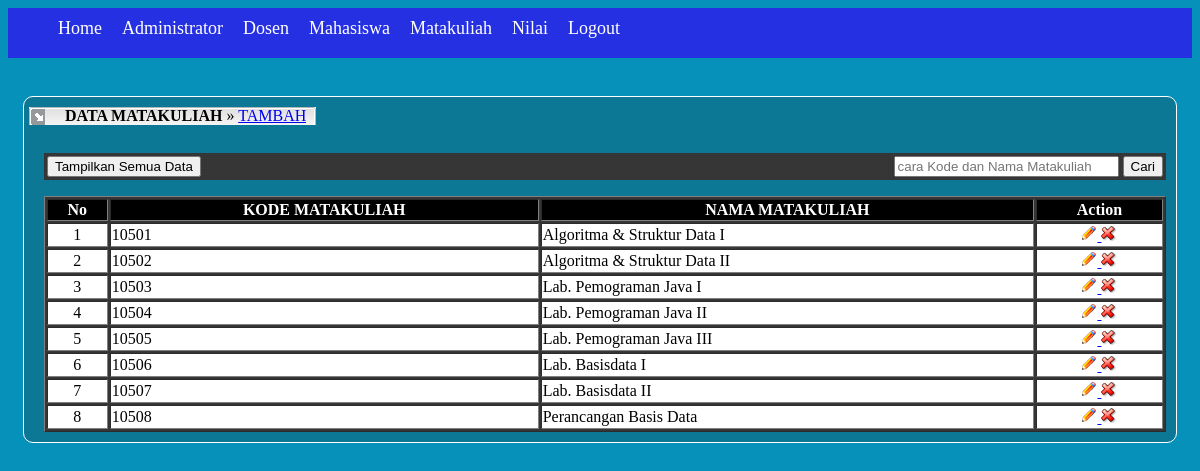
Page /admin/index.php?page=matakuliah/view (signed in) on the committed database.
### tables this page shows
CREATE TABLE IF NOT EXISTS `matakuliah` (
  `kode_mtkul` varchar(10) NOT NULL,
  `nama_mtkul` varchar(100) NOT NULL,
  PRIMARY KEY (`kode_mtkul`)
);

### includes/classes.php (called while the page is built, shortened)
<?php
class Database {
    private $server = "localhost";
    private $username = "root";
    private $password = "admin";
    private $dbName = "nilaionline148";
    function getDriverConnection() {
        $mysqli = new mysqli($this->server, $this->username, $this->password, $this->dbName);
        return $mysqli;
    }
}
class Matakuliah {
    private $tableName = "matakuliah";
    function tampilSemuaData() {
        $db = new Database();
        $mysqli = $db->getDriverConnection();
        $sql = new perintahSQL();
        $query = $sql->getPerintahSelectAll($this->tableName);
        try {
            $result = mysqli_query($mysqli, $query);
            if ($result === FALSE) {
                throw new Exception("Failed Show Data : " . $mysqli->error);
            } else {
                while ($rows = mysqli_fetch_array($result)) {
                    $data[] = $rows;
                }
            }
        } catch (Exception $ex) {
            echo "$ex->getMessage()";
        }
        return $data;
    }
}
class PerintahSQL {
    function getPerintahSelectAll($table) {
        return "select * from $table";
    }
}
?>

### admin/matakuliah/view.php (the view, shortened to what this page needs)
<?php
include_once '../../includes/classes.php';
?>
<div class="header">
    <div class="header-navigation">
        <div id="left-header">&emsp;</div>
        <div id="center-header"> &emsp; <b>DATA MATAKULIAH</b> &raquo; <a href="?page=matakuliah/insert">TAMBAH</a></div>
        <div id="right-header">&emsp;</div>
    </div>
</div>
<br><br>
<div id="navigation-search">
    <form method="POST" enctype="multipart/form-data">
        <table border="0" width="100%">
            <thead>
                <tr>
                    <th align="left">
                        <input type="submit" value="Tampilkan Semua Data" name="sb" />
                    </th>
                    <th align="right">
                        <input type="text" name="txtCari" value="" size="25"
                               placeholder="cara Kode dan Nama Matakuliah"/>
                        <input type="submit" value="Cari" name="sb" />
                    </th>
                </tr>
            </thead>
        </table>
    </form>
</div>
<div class="menu-content">
    <table border="1" width="100%">
        <thead>
            <tr>
                <th align="center">No</th>
                <th>KODE MATAKULIAH</th>
                <th>NAMA MATAKULIAH</th>
                <th align="center">Action</th>
            </tr>
        </thead>
        <tbody>
            <?php
            $mtk = new Matakuliah();
            $arrayMatakuliah = $mtk->tampilSemuaData();
            if (count($arrayMatakuliah)) {
                $i = 1;
                foreach ($arrayMatakuliah as $value) {
                    ?>
                    <tr>
                        <td align="center"><?php echo "$i"; ?></td>
                        <td><?php echo "$value[0]"; ?></td>
                        <td><?php echo "$value[1]"; ?></td>
                        <td align="center">
                            <a href="?page=matakuliah/update&key=<?php echo "$value[0]"; ?>">
                                <img src="../img/ico_edit.gif" class="icon" border="0"/>
                            </a>
                            <a href="?page=matakuliah/delete&key=<?php echo "$value[0]"; ?>"
                               onclick="return confirm('Hapus Nim : <?php echo $value[0];?>')">
                                <img src="../img/ico_del.gif" class="icon" border="0"/>
                            </a>
                        </td>
                    </tr>
                    <?php
                    $i++;
                }
            }
            ?>
        </tbody>
    </table>
</div>

### admin/index.php (shortened to what this page needs)
<?php
include_once '../includes/classes.php';
?>
<html>
    <head>
    </head>
    <body>
        <div class="header">
            <div id="navigasi">
                <?php include './navigasi.php'; ?>
            </div>
        </div>
        <div>
        </div>
        <div class="content">
            <?php include './content.php'; ?>
        </div>
    </body>
</html>

### admin/navigasi.php (shortened to what this page needs)
<div class="nav-container">
    <ul id="nav">
        <li><a href="?page=home">Home</a></li>
        <li><a href="?page=administrator/view">Administrator</a></li>
        <li><a href="?page=dosen/view">Dosen</a></li>
        <li><a href="?page=mahasiswa/view">Mahasiswa</a></li>
        <li><a href="?page=matakuliah/view">Matakuliah</a></li>
        <li><a href="?page=nilai/view">Nilai</a></li>
        <li><a href="?page=logout">Logout</a></li>
    </ul>
</div>

### admin/content.php (shortened to what this page needs)
<?php
$page = htmlentities(filter_input(INPUT_GET, 'page'));
$halaman = "$page.php";
if(!file_exists($halaman) || empty($page)){
    include './home.html';
}else{
    include $halaman;
}
?>

### css/style-view.css (style rules this page uses)
body { background-color: #0591ba; }
.header-navigation #left-header { float: left; background-image: url(../img/tabdata01.gif); background-repeat: no-repeat; }
.header-navigation #right-header { float: left; background-image: url(../img/tabdata03.gif); background-repeat: no-repeat; }
.header-navigation #center-header { float: left; background-image: url(../img/tabdata02bg.gif); background-repeat: repeat-x; }
#navigation-search { margin: 10px 5px 5px 15px; background-image: url(../img/bg.png); background-repeat: repeat; }
.menu-content { margin: 10px 5px 5px 15px; background-image: url(../img/bg.png); background-repeat: repeat; }
.menu-content thead { background-color: black; color: white; }
.menu-content tbody { background-color: white; color: black; }
.nav-container { width: auto; height: 50px; }
.nav-container #nav li { float: left; padding: 5px; margin: 5px; text-decoration: none; list-style: none; text-align: center; }
.nav-container #nav li a { text-decoration: none; text-decoration-line: none; transition: ease-in-out 0.5s; font-size: 18px; color: white; }
.content { background-color: #0d7796; border: 1px #ffffff solid; border-radius: 10px; animation-duration: 1.5s; animation-name: slidein; animation-iteration-count: 1; margin: 20px 15px 15px 15px; padding: 10px 5px 5px 5px; }
#navigasi { background-color:#2530e3 }

### rows in the picture
matakuliah: kode_mtkul "10501", nama_mtkul "Algoritma & Struktur Data I"
matakuliah: kode_mtkul "10502", nama_mtkul "Algoritma & Struktur Data II"
matakuliah: kode_mtkul "10503", nama_mtkul "Lab. Pemograman Java I"
matakuliah: kode_mtkul "10504", nama_mtkul "Lab. Pemograman Java II"
matakuliah: kode_mtkul "10505", nama_mtkul "Lab. Pemograman Java III"
matakuliah: kode_mtkul "10506", nama_mtkul "Lab. Basisdata I"
matakuliah: kode_mtkul "10507", nama_mtkul "Lab. Basisdata II"
matakuliah: kode_mtkul "10508", nama_mtkul "Perancangan Basis Data"
